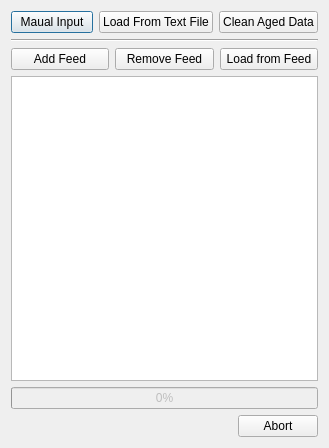
<?xml version="1.0" encoding="UTF-8"?>
<ui version="4.0">
 <class>load_feed_dialog</class>
 <widget class="QDialog" name="load_feed_dialog">
  <property name="geometry">
   <rect>
    <x>0</x>
    <y>0</y>
    <width>329</width>
    <height>448</height>
   </rect>
  </property>
  <property name="windowTitle">
   <string>Load from Feed</string>
  </property>
  <property name="locale">
   <locale language="English" country="UnitedStates"/>
  </property>
  <layout class="QVBoxLayout" name="verticalLayout_2">
   <item>
    <layout class="QHBoxLayout" name="horizontalLayout">
     <item>
      <widget class="QPushButton" name="manual_input_button">
       <property name="text">
        <string>Maual Input</string>
       </property>
      </widget>
     </item>
     <item>
      <widget class="QPushButton" name="load_text_button">
       <property name="text">
        <string>Load From Text File</string>
       </property>
      </widget>
     </item>
     <item>
      <widget class="QPushButton" name="clean_aged_button">
       <property name="text">
        <string>Clean Aged Data</string>
       </property>
      </widget>
     </item>
    </layout>
   </item>
   <item>
    <widget class="Line" name="line">
     <property name="orientation">
      <enum>Qt::Horizontal</enum>
     </property>
    </widget>
   </item>
   <item>
    <layout class="QHBoxLayout" name="action_buttons">
     <property name="spacing">
      <number>6</number>
     </property>
     <item>
      <widget class="QPushButton" name="add_feed_button">
       <property name="enabled">
        <bool>true</bool>
       </property>
       <property name="text">
        <string>Add Feed</string>
       </property>
       <property name="icon">
        <iconset>
         <normalon>:/res/res/add.png</normalon>
        </iconset>
       </property>
      </widget>
     </item>
     <item>
      <widget class="QPushButton" name="remove_feed_button">
       <property name="text">
        <string>Remove Feed</string>
       </property>
       <property name="icon">
        <iconset>
         <normalon>:/res/res/remove.png</normalon>
        </iconset>
       </property>
       <property name="checkable">
        <bool>false</bool>
       </property>
      </widget>
     </item>
     <item>
      <widget class="QPushButton" name="load_feed_button">
       <property name="text">
        <string>Load from Feed</string>
       </property>
       <property name="icon">
        <iconset>
         <normalon>:/res/res/loadfeed.png</normalon>
        </iconset>
       </property>
      </widget>
     </item>
    </layout>
   </item>
   <item>
    <layout class="QVBoxLayout" name="verticalLayout">
     <item>
      <widget class="QListWidget" name="feed_list_ui">
       <property name="isWrapping" stdset="0">
        <bool>false</bool>
       </property>
       <property name="wordWrap">
        <bool>false</bool>
       </property>
      </widget>
     </item>
    </layout>
   </item>
   <item>
    <widget class="QProgressBar" name="progressBar">
     <property name="enabled">
      <bool>false</bool>
     </property>
     <property name="value">
      <number>0</number>
     </property>
    </widget>
   </item>
   <item>
    <layout class="QHBoxLayout" name="horizontalLayout_2">
     <item>
      <widget class="QLabel" name="status_label">
       <property name="text">
        <string>   </string>
       </property>
      </widget>
     </item>
     <item>
      <spacer name="horizontalSpacer">
       <property name="orientation">
        <enum>Qt::Horizontal</enum>
       </property>
       <property name="sizeHint" stdset="0">
        <size>
         <width>40</width>
         <height>20</height>
        </size>
       </property>
      </spacer>
     </item>
     <item>
      <widget class="QPushButton" name="abort_button">
       <property name="text">
        <string>Abort</string>
       </property>
      </widget>
     </item>
    </layout>
   </item>
  </layout>
 </widget>
 <resources>
  <include location="myRes.qrc"/>
 </resources>
 <connections/>
</ui>
